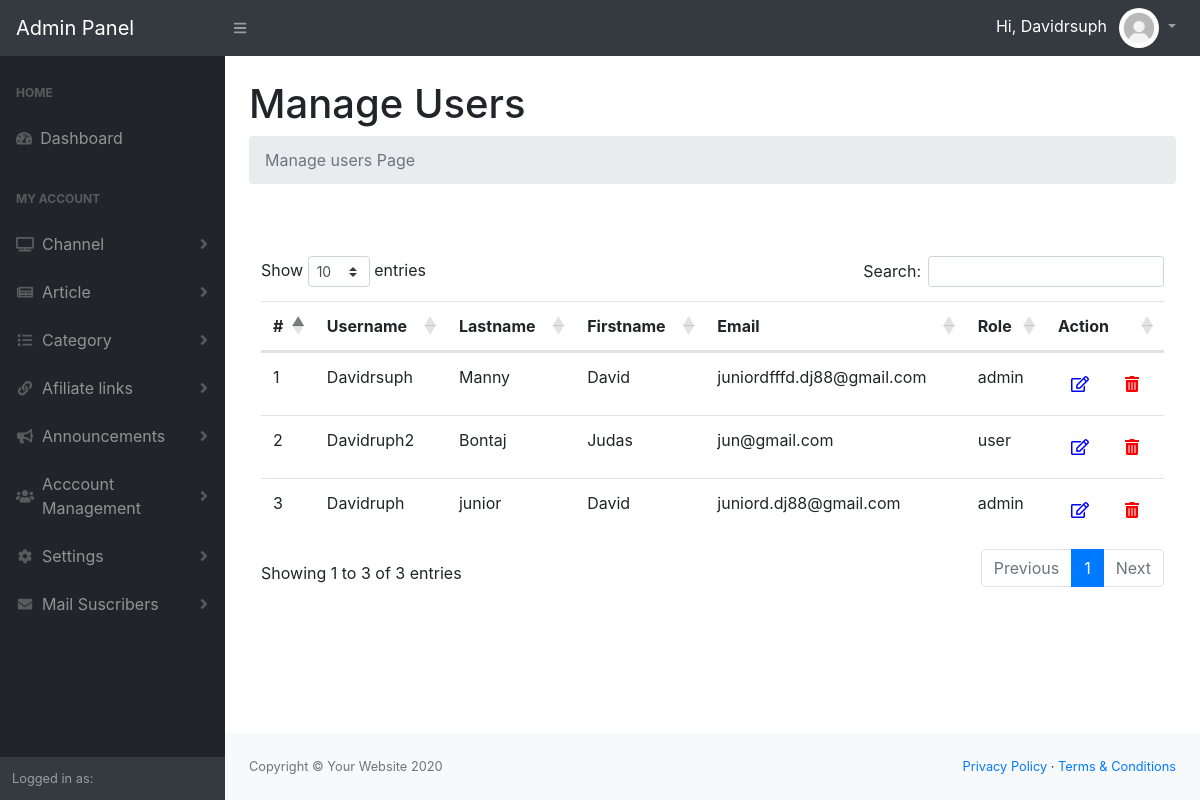
The page /admin/manage-users.php (signed in) on the database its author committed.
### tables this page shows
CREATE TABLE IF NOT EXISTS `users` (
  `id` int(11) NOT NULL AUTO_INCREMENT,
  `username` varchar(255) NOT NULL,
  `lastname` varchar(255) NOT NULL,
  `firstname` varchar(255) NOT NULL,
  `email` varchar(255) NOT NULL,
  `password` varchar(255) NOT NULL,
  `verification_code` varchar(255) DEFAULT NULL,
  `verified_email` int(11) DEFAULT NULL,
  `registered_on` timestamp NOT NULL DEFAULT CURRENT_TIMESTAMP ON UPDATE CURRENT_TIMESTAMP,
  `role` varchar(200) DEFAULT NULL,
  `profile_image` varchar(255) DEFAULT NULL,
  PRIMARY KEY (`id`)
);

### admin/manage-users.php (the view, shortened to what this page needs)
<?php
require 'functions/dbconn.php';
$sql = 'SELECT * FROM users';
$statement = $connection->prepare($sql);
$statement->execute();
$users = $statement->fetchAll(PDO::FETCH_ASSOC);
?>
<?php
    include('include/header.php');
?>
<?php
    include('include/sidebar.php');
?>
<main>
    <div class="container-fluid">
        <h1 class="mt-4">Manage Users</h1>
        <ol class="breadcrumb mb-4">
            <li class="breadcrumb-item active">Manage users Page</li>
        </ol>
        <div class="col-md-12">
            <div class="demo-box m-t-20">
                <br>
                <br>
            <div class="table-responsive">
                <table class="table m-0 table-colored-bordered table-bordered-primary" id="dataTable">
                    <thead>
                        <tr>
                            <th>#</th>
                            <th>Username</th>
                            <th>Lastname</th>
                            <th>Firstname</th>
                            <th>Email</th>
                            <th>Role</th>
                            <th>Action</th>
                        </tr>
                    </thead>
                    <tbody>
                     <?php $counter = 0; foreach($users as $user): ?>
					<tr>
                        <td><?php echo ++$counter; ?></td>
                        <td><?php echo $user['username']; ?></td>
                        <td><?php echo $user['lastname']; ?></td>
                        <td><?php echo $user['firstname']; ?></td>
                        <td><?php echo $user['email']; ?></td>
                        <td><?php echo $user['role']; ?></td>
						<td style="display: inline-flex;">
              <form action="edit-users.php" method="post">
                  <button type="submit" name="btn_edit" class="btn" style="color: blue;"><i class="far fa-edit"></i></button>
              </form>
          <form action="manage-users.php" method="post">
              <button type="submit" name="delete_btn" class="btn " onclick="return confirm('Are you sure you want to delete this user?');" style="margin-left: 10px;color: red;"><i class="fas fa-trash-alt"></i></button>
          </form>
            </td>
					</tr>
          <?php endforeach; ?>
                    </tbody>
                </table>
                </div>
            </div>
        </div>
    </div>
</main>
<?php
    include('include/footer.php');
?>
<?php
    include('include/scripts.php');
?>

### rows shown on the page
users: username "Davidrsuph", lastname "Manny", firstname "David", email "juniordfffd.dj88@gmail.com", role "admin"
users: username "Davidruph2", lastname "Bontaj", firstname "Judas", email "jun@gmail.com", role "user"
users: username "Davidruph", lastname "junior", firstname "David", email "juniord.dj88@gmail.com", role "admin"

### other values the page prints
$user "Davidrsuph"
